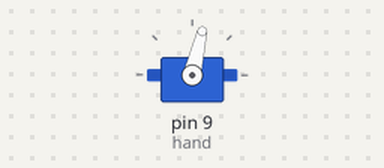
The sketch below on a simulated Arduino Uno, built with avr-gcc and run on an emulated ATmega328P. On the bench: servo.

Above: at 0.05 s.
Timing chart, 0 to 4.6 s (numbered marks = the images above):
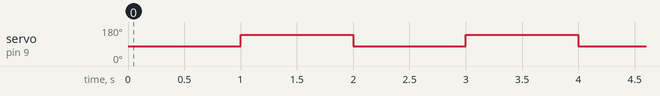

The sketch:

hand.ino
```cpp
#include <Servo.h>
Servo hand;
int i;
void setup() {
  // put your setup code here, to run once:
  hand.attach(9);
  int i;
}

void loop() {
  // put your main code here, to run repeatedly:
 // for(0 < i; i < 103;)
  hand.write(77);
  delay(1000);
  hand.write(140);
   delay(1000);

}
```

Measured:
- by itself, servo on pin 9 (hand): alternates 140° for 1.0 s and 77° for 1.0 s
